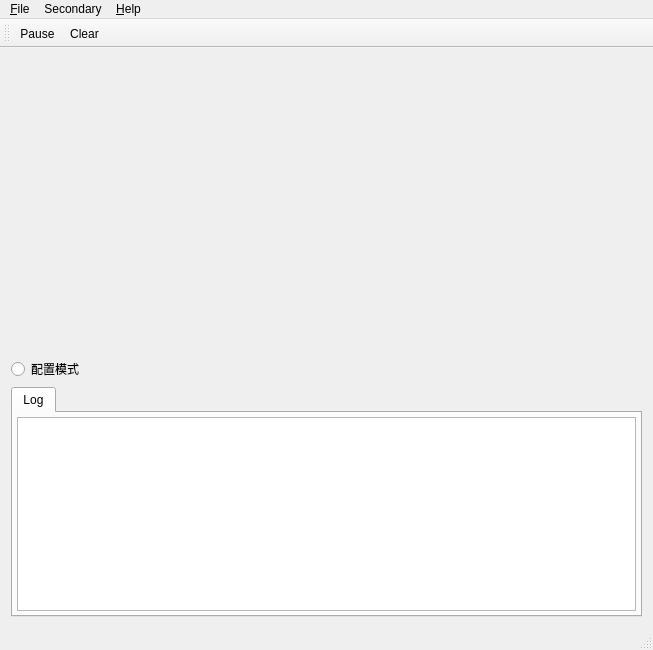
<?xml version="1.0" encoding="UTF-8"?>
<ui version="4.0">
 <class>MainWindow</class>
 <widget class="QMainWindow" name="MainWindow">
  <property name="geometry">
   <rect>
    <x>0</x>
    <y>0</y>
    <width>653</width>
    <height>650</height>
   </rect>
  </property>
  <property name="windowTitle">
   <string>SerialPlot</string>
  </property>
  <widget class="QWidget" name="centralWidget">
   <layout class="QVBoxLayout" name="verticalLayout">
    <item>
     <widget class="QSplitter" name="splitter">
      <property name="sizePolicy">
       <sizepolicy hsizetype="Expanding" vsizetype="Expanding">
        <horstretch>0</horstretch>
        <verstretch>0</verstretch>
       </sizepolicy>
      </property>
      <property name="orientation">
       <enum>Qt::Orientation::Horizontal</enum>
      </property>
      <widget class="QWidget" name="plotArea" native="true">
       <property name="sizePolicy">
        <sizepolicy hsizetype="Preferred" vsizetype="Expanding">
         <horstretch>0</horstretch>
         <verstretch>0</verstretch>
        </sizepolicy>
       </property>
      </widget>
     </widget>
    </item>
    <item>
     <widget class="QRadioButton" name="rb_ConfigModel">
      <property name="text">
       <string>配置模式</string>
      </property>
     </widget>
    </item>
    <item>
     <widget class="HidableTabWidget" name="tabWidget">
      <property name="sizePolicy">
       <sizepolicy hsizetype="Expanding" vsizetype="Minimum">
        <horstretch>0</horstretch>
        <verstretch>0</verstretch>
       </sizepolicy>
      </property>
      <property name="minimumSize">
       <size>
        <width>0</width>
        <height>0</height>
       </size>
      </property>
      <property name="maximumSize">
       <size>
        <width>16777215</width>
        <height>16777215</height>
       </size>
      </property>
      <property name="currentIndex">
       <number>0</number>
      </property>
      <property name="movable">
       <bool>false</bool>
      </property>
      <widget class="QWidget" name="tabLog">
       <attribute name="title">
        <string>Log</string>
       </attribute>
       <attribute name="toolTip">
        <string>Error and Warning Messages</string>
       </attribute>
       <layout class="QHBoxLayout" name="horizontalLayout">
        <property name="leftMargin">
         <number>4</number>
        </property>
        <property name="topMargin">
         <number>4</number>
        </property>
        <property name="rightMargin">
         <number>4</number>
        </property>
        <property name="bottomMargin">
         <number>4</number>
        </property>
        <item>
         <widget class="QPlainTextEdit" name="ptLog">
          <property name="readOnly">
           <bool>true</bool>
          </property>
         </widget>
        </item>
       </layout>
      </widget>
     </widget>
    </item>
   </layout>
  </widget>
  <widget class="QMenuBar" name="menuBar">
   <property name="geometry">
    <rect>
     <x>0</x>
     <y>0</y>
     <width>653</width>
     <height>21</height>
    </rect>
   </property>
   <widget class="QMenu" name="menuHelp">
    <property name="title">
     <string>&amp;Help</string>
    </property>
    <addaction name="actionDemoMode"/>
    <addaction name="actionReportBug"/>
    <addaction name="actionCheckUpdate"/>
    <addaction name="actionHelpAbout"/>
   </widget>
   <widget class="QMenu" name="menuFile">
    <property name="title">
     <string>&amp;File</string>
    </property>
    <addaction name="actionSaveSettings"/>
    <addaction name="actionLoadSettings"/>
    <addaction name="actionExportCsv"/>
    <addaction name="actionExportSvg"/>
    <addaction name="separator"/>
    <addaction name="actionQuit"/>
   </widget>
   <widget class="QMenu" name="menuSecondary">
    <property name="title">
     <string>Secondary</string>
    </property>
    <addaction name="actionBarPlot"/>
    <addaction name="separator"/>
    <addaction name="actionHorizontal"/>
    <addaction name="actionVertical"/>
   </widget>
   <addaction name="menuFile"/>
   <addaction name="menuSecondary"/>
   <addaction name="menuHelp"/>
  </widget>
  <widget class="QToolBar" name="plotToolBar">
   <property name="windowTitle">
    <string>Plot Toolbar</string>
   </property>
   <attribute name="toolBarArea">
    <enum>TopToolBarArea</enum>
   </attribute>
   <attribute name="toolBarBreak">
    <bool>false</bool>
   </attribute>
   <addaction name="actionPause"/>
   <addaction name="actionClear"/>
  </widget>
  <widget class="QStatusBar" name="statusBar"/>
  <action name="actionPause">
   <property name="checkable">
    <bool>true</bool>
   </property>
   <property name="checked">
    <bool>false</bool>
   </property>
   <property name="icon">
    <iconset theme="player_pause"/>
   </property>
   <property name="text">
    <string>Pause</string>
   </property>
   <property name="toolTip">
    <string>Pause Plotting</string>
   </property>
   <property name="shortcut">
    <string>P</string>
   </property>
  </action>
  <action name="actionClear">
   <property name="icon">
    <iconset theme="edit-clear"/>
   </property>
   <property name="text">
    <string>Clear</string>
   </property>
   <property name="shortcut">
    <string>Ctrl+K</string>
   </property>
  </action>
  <action name="actionHelpAbout">
   <property name="text">
    <string>&amp;About</string>
   </property>
  </action>
  <action name="actionDemoMode">
   <property name="checkable">
    <bool>true</bool>
   </property>
   <property name="text">
    <string>&amp;Demo Mode</string>
   </property>
   <property name="toolTip">
    <string>Toggle Demo Mode</string>
   </property>
  </action>
  <action name="actionExportCsv">
   <property name="text">
    <string>&amp;Export CSV</string>
   </property>
   <property name="toolTip">
    <string>Export plot data to CSV</string>
   </property>
  </action>
  <action name="actionQuit">
   <property name="text">
    <string>&amp;Quit</string>
   </property>
   <property name="shortcut">
    <string>Ctrl+Q</string>
   </property>
  </action>
  <action name="actionReportBug">
   <property name="text">
    <string>&amp;Report a Bug</string>
   </property>
   <property name="toolTip">
    <string>Report a Bug on SerialPlot Website</string>
   </property>
  </action>
  <action name="actionSaveSettings">
   <property name="text">
    <string>&amp;Save Settings</string>
   </property>
   <property name="toolTip">
    <string>Save Settings to a File</string>
   </property>
  </action>
  <action name="actionLoadSettings">
   <property name="text">
    <string>&amp;Load Settings</string>
   </property>
   <property name="toolTip">
    <string>Load Settings from a File</string>
   </property>
  </action>
  <action name="actionCheckUpdate">
   <property name="text">
    <string>&amp;Check Update</string>
   </property>
  </action>
  <action name="actionBarPlot">
   <property name="checkable">
    <bool>true</bool>
   </property>
   <property name="text">
    <string>Bar Plot</string>
   </property>
  </action>
  <action name="actionVertical">
   <property name="checkable">
    <bool>true</bool>
   </property>
   <property name="text">
    <string>Vertical</string>
   </property>
  </action>
  <action name="actionHorizontal">
   <property name="checkable">
    <bool>true</bool>
   </property>
   <property name="checked">
    <bool>true</bool>
   </property>
   <property name="text">
    <string>Horizontal</string>
   </property>
  </action>
  <action name="actionExportSvg">
   <property name="text">
    <string>E&amp;xport SVG</string>
   </property>
  </action>
 </widget>
 <layoutdefault spacing="6" margin="11"/>
 <customwidgets>
  <customwidget>
   <class>HidableTabWidget</class>
   <extends>QTabWidget</extends>
   <header>hidabletabwidget.h</header>
   <container>1</container>
  </customwidget>
 </customwidgets>
 <resources/>
 <connections/>
</ui>
